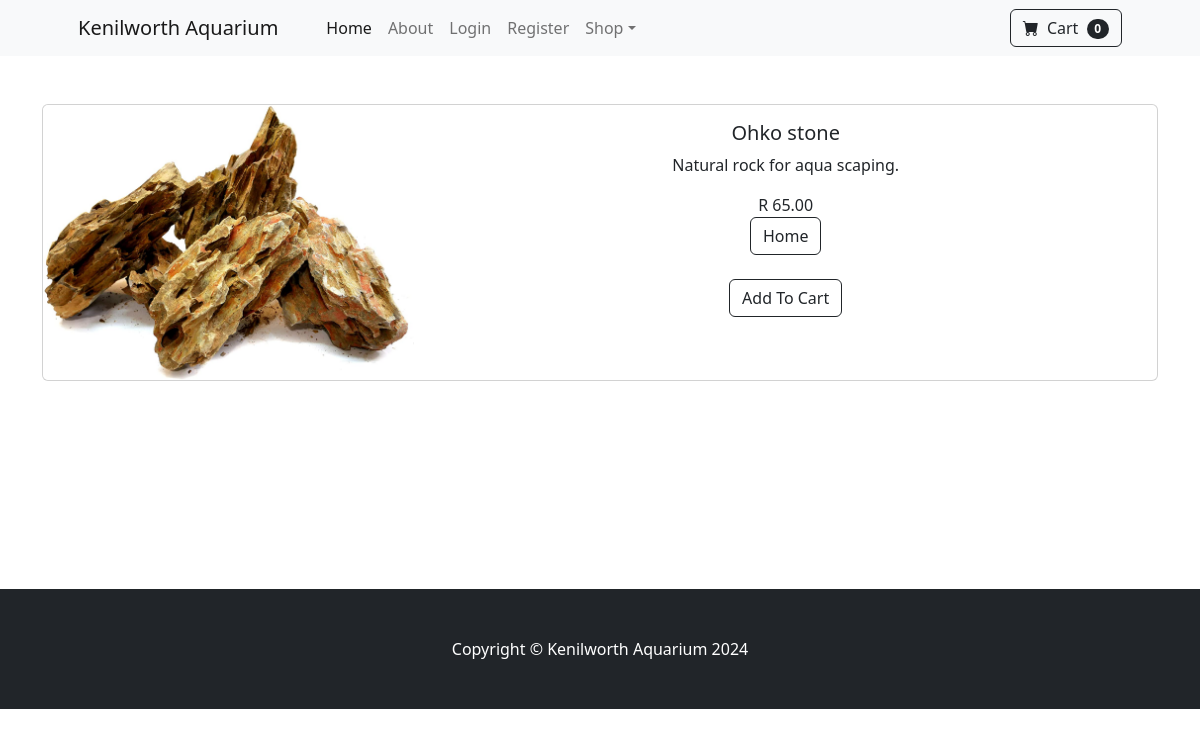
Screenshot of /product/10 with the database file from the repository.
### store/models.py (models this page shows, shortened)
class Product(models.Model):
    name = models.CharField(max_length=50)
    price = models.DecimalField(default=0, decimal_places=2, max_digits=6)
    catergory = models.ForeignKey(Category, on_delete=models.CASCADE, default=1)
    description = models.CharField(max_length=250, default='',blank=True)
    image = models.ImageField(upload_to='uploads/product/')
    is_sale = models.BooleanField(default=False)
    sale_price = models.DecimalField(default=0, decimal_places=2, max_digits=6)

### store/views.py (the view)
# urls.py: path('product/<int:pk>', views.product, name = 'product'),
def product(request, pk):
    product = Product.objects.get(id=pk)
    return render(request, 'product.html', {'product': product})

### cart/context_processors.py (called while the page is built)
def cart(requets):
    return {'cart': Cart(requets)}

### store/templates/product.html (shortened to what this page needs)
{% extends 'base.html' %}
{% block content %}
<br/><br/>
<div class="container">
<div class="card mb-3">
    <div class="row g-0">
      <div class="col-md-4">
        <img src="{{ product.image.url }}" class="img-fluid rounded-start" alt="...">
      </div>
      <div class="col-md-8">
        <div class="text-center">
        <div class="card-body">
          <h5 class="card-title">{{ product.name }}</h5>
          <p class="card-text">{{ product.description }}</p>
        </div>
{% if product.is_sale %}
<div class="card-body p-4">
    <div class="text-center">
        <span class="text-muted text-decoration-line-through">R {{ product.price }}</span>
        {{ product.sale_price }}
    </div>
</div>
{% else %}
R {{ product.price }}
{% endif %}
<div class="card-footer p-4 pt-0 border-top-0 bg-transparent">
    <div class="text-center"><a class="btn btn-outline-dark mt-auto" href="{% url 'home' %}">Home</a>
      </div><br>
      <button class="btn btn-outline-dark mt-auto" type="button" value="{{ product.id }}"  id="add-cart">Add To Cart</button>
    </div>
</div>
        </div>
      </div>
    </div>
  </div>
<br/><br/><br/><br/><br/><br/><br/><br/>
{% endblock %}

### rows the page displays
Product: image (picture), name "Ohko stone", description "Natural rock for aqua scaping.", price "65.00"
